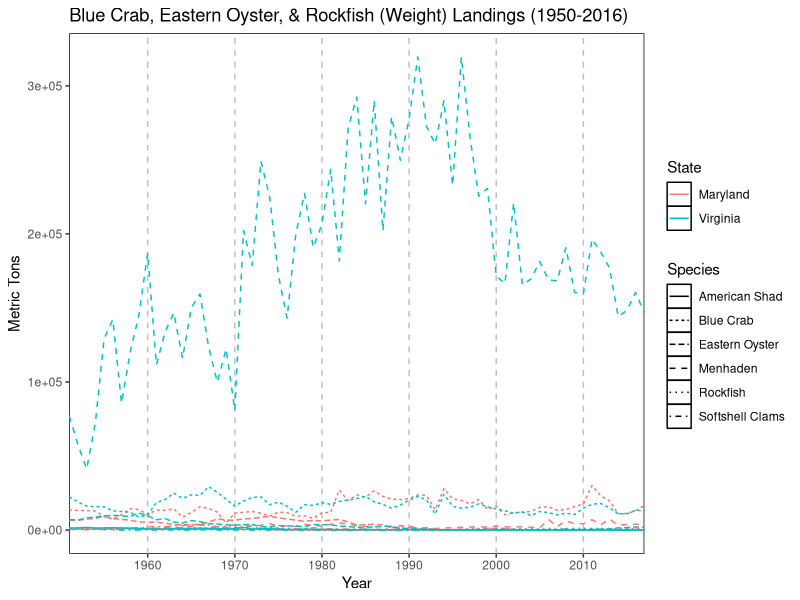
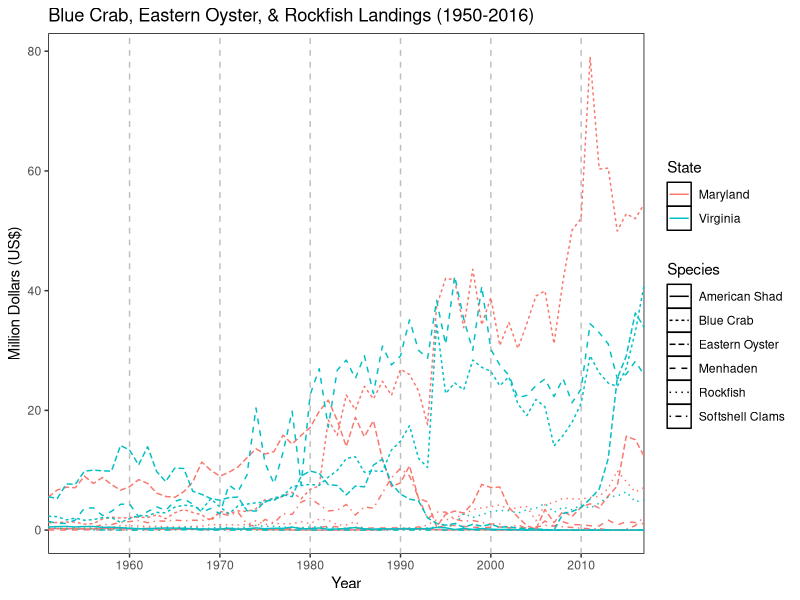
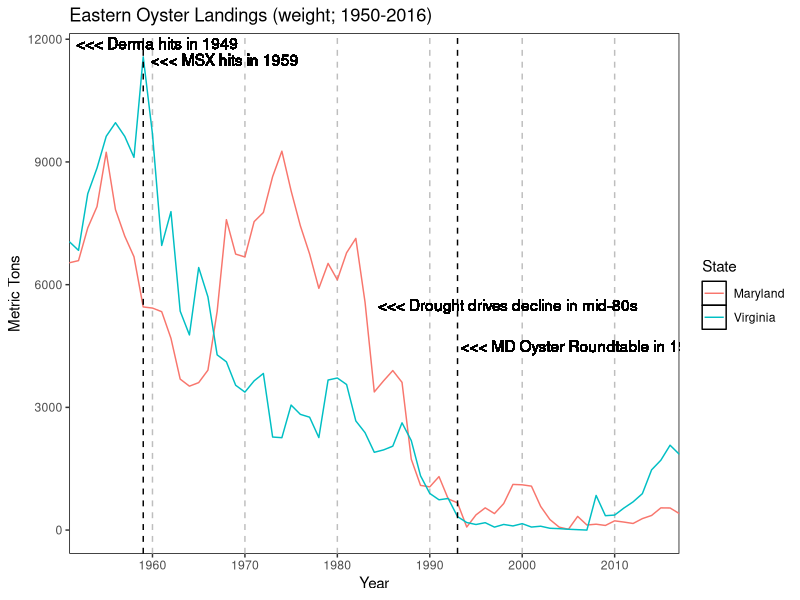
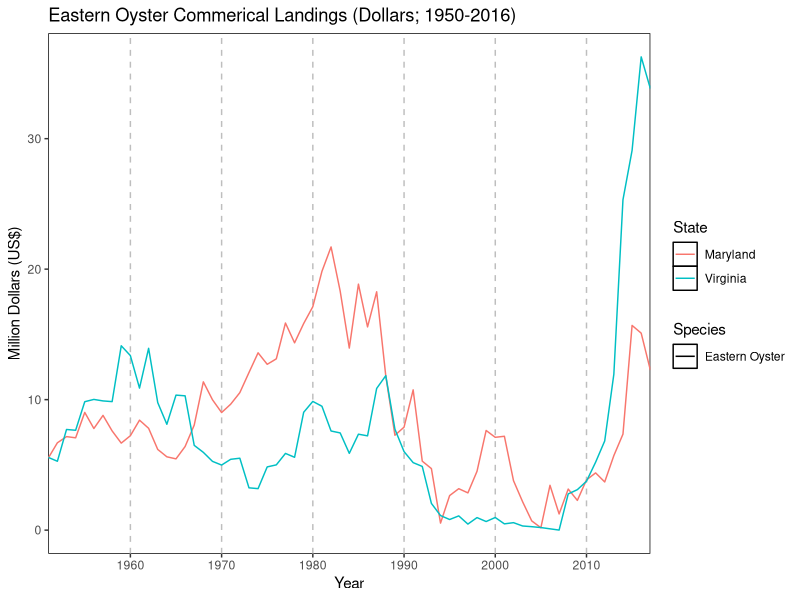
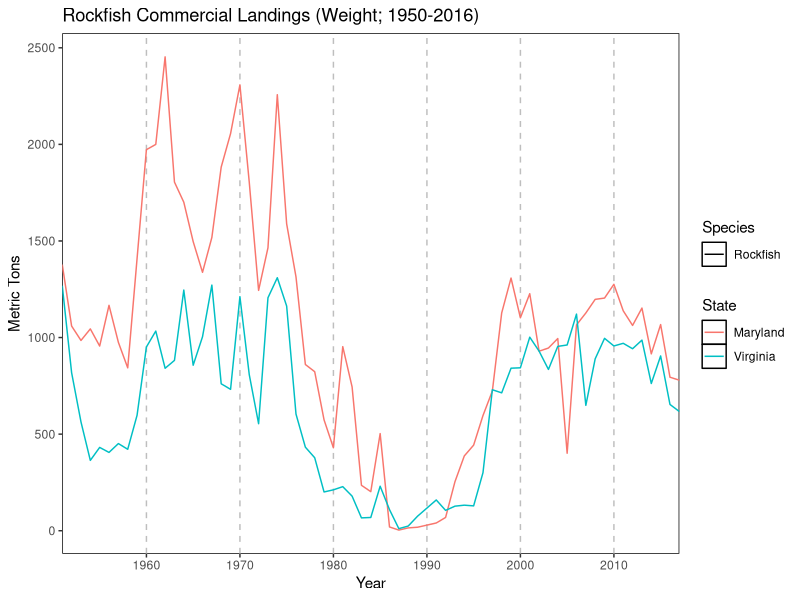
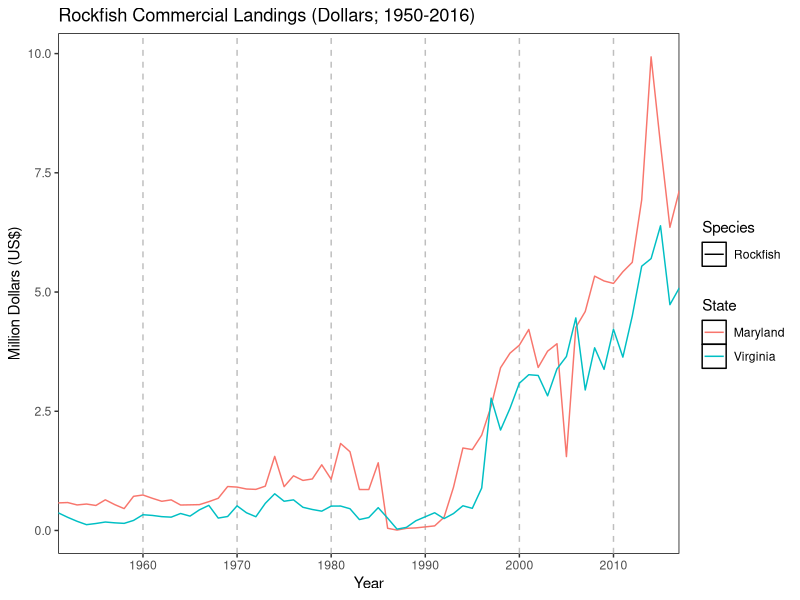
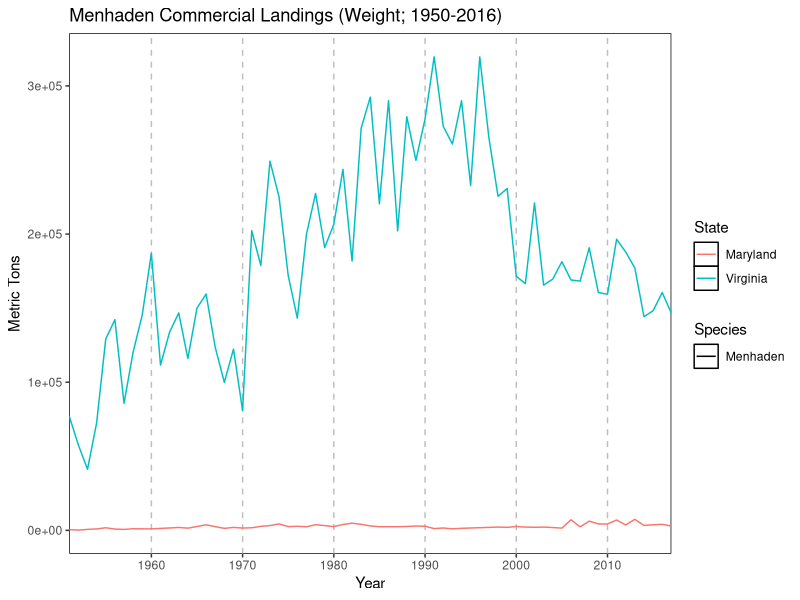
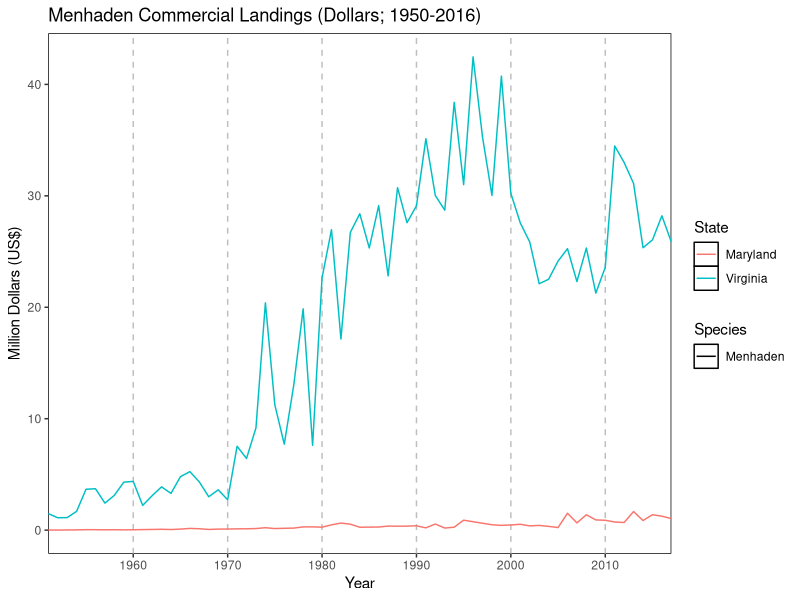

Write the R code that produced these figures, in order.
rm(list=ls())

library(tidyverse)
library(lubridate)

bc <- read.csv('data/landings_bluecrab.csv', skip = 4, stringsAsFactors = FALSE) %>%
  rename(USdollars = X.) %>%
  mutate(Year = as.Date(ISOdate(Year, 12, 31)),
         State = as.character(State),
         Metric.Tons = as.numeric(Metric.Tons),
         Pounds = as.numeric(Pounds),
         USdollars = as.numeric(USdollars)) %>%
  group_by(Year) %>%
  group_by(State, add = TRUE) %>%
  summarise(metric_tons = sum(Metric.Tons), 
            pounds = sum(Pounds),
            dollars = sum(USdollars)) %>%
  mutate(Species = 'Blue Crab')

eo <- read.csv('data/landings_easternoyster.csv', skip = 4, stringsAsFactors = FALSE) %>%
  rename(USdollars = X.) %>%
  mutate(Year = as.Date(ISOdate(Year, 12, 31)),
         State = as.character(State),
         Metric.Tons = as.numeric(Metric.Tons),
         Pounds = as.numeric(Pounds),
         USdollars = as.numeric(USdollars)) %>%
  group_by(Year, State) %>%
  summarise(metric_tons = sum(Metric.Tons), 
            pounds = sum(Pounds),
            dollars = sum(USdollars)) %>%
  mutate(Species = 'Eastern Oyster')

rf <- read.csv('data/landings_rockfish.csv', skip = 4, stringsAsFactors = FALSE) %>%
  rename(USdollars = X.) %>%
  mutate(Year = as.Date(ISOdate(Year, 12, 31)),
         State = as.character(State),
         Metric.Tons = as.numeric(Metric.Tons),
         Pounds = as.numeric(Pounds),
         USdollars = as.numeric(USdollars)) %>%
  group_by(Year, State) %>%
  summarise(metric_tons = sum(Metric.Tons), 
            pounds = sum(Pounds),
            dollars = sum(USdollars)) %>%
  mutate(Species = 'Rockfish')

mh <- read.csv('data/landings_menhaden.csv', skip = 4, stringsAsFactors = FALSE) %>%
  rename(USdollars = X.) %>%
  mutate(Year = as.Date(ISOdate(Year, 12, 31)),
         State = as.character(State),
         Metric.Tons = as.numeric(Metric.Tons),
         Pounds = as.numeric(Pounds),
         USdollars = as.numeric(USdollars)) %>%
  group_by(Year, State) %>%
  summarise(metric_tons = sum(Metric.Tons), 
            pounds = sum(Pounds),
            dollars = sum(USdollars)) %>%
  mutate(Species = 'Menhaden')

as <- read.csv('data/landings_shad.csv', skip = 4, stringsAsFactors = FALSE) %>%
  rename(USdollars = X.) %>%
  mutate(Year = as.Date(ISOdate(Year, 12, 31)),
         State = as.character(State),
         Metric.Tons = as.numeric(Metric.Tons),
         Pounds = as.numeric(Pounds),
         USdollars = as.numeric(USdollars)) %>%
  group_by(Year, State) %>%
  summarise(metric_tons = sum(Metric.Tons), 
            pounds = sum(Pounds),
            dollars = sum(USdollars)) %>%
  mutate(Species = 'American Shad')

cl <- read.csv('data/landings_clams.csv', skip = 4, stringsAsFactors = FALSE) %>%
  rename(USdollars = X.) %>%
  mutate(Year = as.Date(ISOdate(Year, 12, 31)),
         State = as.character(State),
         Metric.Tons = as.numeric(Metric.Tons),
         Pounds = as.numeric(Pounds),
         USdollars = as.numeric(USdollars)) %>%
  group_by(Year) %>%
  group_by(State, add = TRUE) %>%
  summarise(metric_tons = sum(Metric.Tons), 
            pounds = sum(Pounds),
            dollars = sum(USdollars)) %>%
  mutate(Species = 'Softshell Clams')

dat <- rbind(bc, eo, rf, mh, as, cl)



############################################
## BAY (Rockfish, Oyster, & Crabs)
############################################

fig <- ggplot(filter(dat, State %in% c('Maryland', 'Virginia'))) +
  geom_line(aes(Year, metric_tons, color = State, linetype = Species)) + 
  # geom_point(aes(Year, metric_tons, color = State, shape = Species)) +
  scale_x_date(name = 'Year',
               date_breaks = '10 years',
               date_labels = '%Y',
               expand = c(0,0)) +
  scale_y_continuous(name = 'Metric Tons') +
  ggtitle('Blue Crab, Eastern Oyster, & Rockfish (Weight) Landings (1950-2016)') +
  theme(panel.background = element_rect(fill = 'white', color = 'black'),
        panel.grid.major.x = element_line(color = 'grey', linetype = 'dashed'),
        panel.grid.major.y = element_blank(),
        panel.grid.minor = element_blank())
fig

tiff('figures/landings.tiff', height = 7, width = 10, units = 'in', res = 300, compression = 'lzw')
fig
dev.off()

## BAY plot US dollars 
fig <- ggplot(filter(dat, State %in% c('Maryland', 'Virginia'))) +
  geom_line(aes(Year, dollars/1000000, color = State, linetype = Species)) + 
  scale_x_date(name = 'Year',
               date_breaks = '10 years',
               date_labels = '%Y',
               expand = c(0,0)) +
  scale_y_continuous(name = 'Million Dollars (US$)') +
  ggtitle('Blue Crab, Eastern Oyster, & Rockfish Landings (1950-2016)') +
  theme(panel.background = element_rect(fill = 'white', color = 'black'),
        panel.grid.major.x = element_line(color = 'grey', linetype = 'dashed'),
        panel.grid.major.y = element_blank(),
        panel.grid.minor = element_blank())
fig

tiff('figures/dollars.tiff', height = 7, width = 10, units = 'in', res = 300, compression = 'lzw')
fig
dev.off()



######################
## OYSTER
######################

fig <- ggplot(filter(dat, State %in% c('Maryland', 'Virginia'), Species == 'Eastern Oyster')) +
  geom_line(aes(Year, metric_tons, color = State)) + 
  # geom_line(aes(Year, filter(dat$metric_tons, State == 'Maryland', Species == 'Eastern Oyster'))) + 
  # geom_point(aes(Year, metric_tons, color = State, shape = Species)) +
  geom_vline(xintercept = as.Date('1959-01-01'), linetype = 'dashed') +
  geom_vline(xintercept = as.Date('1993-01-01'), linetype = 'dashed') +
  geom_text(x = as.Date('1950-01-01'), y = 11900, label = '<<< Derma hits in 1949',
            hjust = -0.1) +
  geom_text(x = as.Date('1959-01-01'), y = 11500, label = '<<< MSX hits in 1959',
            hjust = -0.05) +
  geom_text(x = as.Date('1983-01-01'), y = 5500, label = '<<< Drought drives decline in mid-80s',
            hjust = -0.05) +
  geom_text(x = as.Date('1992-01-01'), y = 4500, label = '<<< MD Oyster Roundtable in 1993',
            hjust = -0.05) +
  scale_x_date(name = 'Year',
               date_breaks = '10 years',
               date_labels = '%Y',
               expand = c(0,0)) +
  scale_y_continuous(name = 'Metric Tons') +
  ggtitle('Eastern Oyster Landings (weight; 1950-2016)') +
  theme(panel.background = element_rect(fill = 'white', color = 'black'),
        panel.grid.major.x = element_line(color = 'grey', linetype = 'dashed'),
        panel.grid.major.y = element_blank(),
        panel.grid.minor = element_blank())
fig

tiff('figures/oyster_landings.tiff', height = 7, width = 10, units = 'in', res = 300, compression = 'lzw')
fig
dev.off()

## plot US dollars
fig <- ggplot(filter(dat, State %in% c('Maryland', 'Virginia'), Species == 'Eastern Oyster')) +
  # geom_line(aes(Year, dollars/1000000, linetype = Species)) + 
  geom_line(aes(Year, dollars/1000000, color = State, linetype = Species)) + 
  scale_x_date(name = 'Year',
               date_breaks = '10 years',
               date_labels = '%Y',
               expand = c(0,0)) +
  scale_y_continuous(name = 'Million Dollars (US$)') +
  ggtitle('Eastern Oyster Commerical Landings (Dollars; 1950-2016)') +
  theme(panel.background = element_rect(fill = 'white', color = 'black'),
        panel.grid.major.x = element_line(color = 'grey', linetype = 'dashed'),
        panel.grid.major.y = element_blank(),
        panel.grid.minor = element_blank())
fig

tiff('figures/oysters_dollars.tiff', height = 7, width = 10, units = 'in', res = 300, compression = 'lzw')
fig
dev.off()



######################
## ROCKFISH
######################

fig <- ggplot(filter(dat, State %in% c('Maryland', 'Virginia'), Species == 'Rockfish')) +
  geom_line(aes(Year, metric_tons, color = State, linetype = Species)) + 
  # geom_point(aes(Year, metric_tons, color = State, shape = Species)) +
  scale_x_date(name = 'Year',
               date_breaks = '10 years',
               date_labels = '%Y',
               expand = c(0,0)) +
  scale_y_continuous('Metric Tons') +
  ggtitle('Rockfish Commercial Landings (Weight; 1950-2016)') +
  theme(panel.background = element_rect(fill = 'white', color = 'black'),
        panel.grid.major.x = element_line(color = 'grey', linetype = 'dashed'),
        panel.grid.major.y = element_blank(),
        panel.grid.minor = element_blank())
fig

tiff('figures/rockfish_landings.tiff', height = 7, width = 10, units = 'in', res = 300, compression = 'lzw')
fig
dev.off()

## plot US dollars
fig <- ggplot(filter(dat, State %in% c('Maryland', 'Virginia'), Species == 'Rockfish')) +
  # geom_line(aes(Year, dollars/1000000, linetype = Species)) + 
  geom_line(aes(Year, dollars/1000000, color = State, linetype = Species)) + 
  scale_x_date(name = 'Year',
               date_breaks = '10 years',
               date_labels = '%Y',
               expand = c(0,0)) +
  scale_y_continuous(name = 'Million Dollars (US$)') +
  ggtitle('Rockfish Commercial Landings (Dollars; 1950-2016)') +
  theme(panel.background = element_rect(fill = 'white', color = 'black'),
        panel.grid.major.x = element_line(color = 'grey', linetype = 'dashed'),
        panel.grid.major.y = element_blank(),
        panel.grid.minor = element_blank())
fig

tiff('figures/rockfish_dollars.tiff', height = 7, width = 10, units = 'in', res = 300, compression = 'lzw')
fig
dev.off()



######################
## MENHADEN
######################

fig <- ggplot(filter(dat, State %in% c('Maryland', 'Virginia'), Species == 'Menhaden')) +
  geom_line(aes(Year, metric_tons, color = State, linetype = Species)) + 
  # geom_point(aes(Year, metric_tons, color = State, shape = Species)) +
  scale_x_date(name = 'Year',
               date_breaks = '10 years',
               date_labels = '%Y',
               expand = c(0,0)) +
  scale_y_continuous('Metric Tons') +
  ggtitle('Menhaden Commercial Landings (Weight; 1950-2016)') +
  theme(panel.background = element_rect(fill = 'white', color = 'black'),
        panel.grid.major.x = element_line(color = 'grey', linetype = 'dashed'),
        panel.grid.major.y = element_blank(),
        panel.grid.minor = element_blank())
fig

tiff('figures/menhaden_landings.tiff', height = 7, width = 10, units = 'in', res = 300, compression = 'lzw')
fig
dev.off()

## plot US dollars
fig <- ggplot(filter(dat, State %in% c('Maryland', 'Virginia'), Species == 'Menhaden')) +
  # geom_line(aes(Year, dollars/1000000, linetype = Species)) + 
  geom_line(aes(Year, dollars/1000000, color = State, linetype = Species)) + 
  scale_x_date(name = 'Year',
               date_breaks = '10 years',
               date_labels = '%Y',
               expand = c(0,0)) +
  scale_y_continuous(name = 'Million Dollars (US$)') +
  ggtitle('Menhaden Commercial Landings (Dollars; 1950-2016)') +
  theme(panel.background = element_rect(fill = 'white', color = 'black'),
        panel.grid.major.x = element_line(color = 'grey', linetype = 'dashed'),
        panel.grid.major.y = element_blank(),
        panel.grid.minor = element_blank())
fig

tiff('figures/menhaden_dollars.tiff', height = 7, width = 10, units = 'in', res = 300, compression = 'lzw')
fig
dev.off()


######################
## AMERICAN SHAD
######################

fig <- ggplot(filter(dat, State %in% c('Maryland', 'Virginia'), Species == 'American Shad')) +
  geom_line(aes(Year, metric_tons, color = State, linetype = Species)) + 
  # geom_point(aes(Year, metric_tons, color = State, shape = Species)) +
  scale_x_date(name = 'Year',
               date_breaks = '10 years',
               date_labels = '%Y',
               expand = c(0,0)) +
  scale_y_continuous('Metric Tons') +
  ggtitle('American Shad Commercial Landings (Weight; 1950-2016)') +
  theme(panel.background = element_rect(fill = 'white', color = 'black'),
        panel.grid.major.x = element_line(color = 'grey', linetype = 'dashed'),
        panel.grid.major.y = element_blank(),
        panel.grid.minor = element_blank())
fig

tiff('figures/shad_landings.tiff', height = 7, width = 10, units = 'in', res = 300, compression = 'lzw')
fig
dev.off()

## plot US dollars
fig <- ggplot(filter(dat, State %in% c('Maryland', 'Virginia'), Species == 'American Shad')) +
  # geom_line(aes(Year, dollars/1000000, linetype = Species)) + 
  geom_line(aes(Year, dollars/1000000, color = State, linetype = Species)) + 
  scale_x_date(name = 'Year',
               date_breaks = '10 years',
               date_labels = '%Y',
               expand = c(0,0)) +
  scale_y_continuous(name = 'Million Dollars (US$)') +
  ggtitle('American Shad Commercial Landings (Dollars; 1950-2016)') +
  theme(panel.background = element_rect(fill = 'white', color = 'black'),
        panel.grid.major.x = element_line(color = 'grey', linetype = 'dashed'),
        panel.grid.major.y = element_blank(),
        panel.grid.minor = element_blank())
fig

tiff('figures/shad_dollars.tiff', height = 7, width = 10, units = 'in', res = 300, compression = 'lzw')
fig
dev.off()


######################
## SOFTSHELL CLAMS
######################

fig <- ggplot(filter(dat, State %in% c('Maryland', 'Virginia'), Species == 'Softshell Clams')) +
  geom_line(aes(Year, metric_tons, color = State, linetype = Species)) + 
  # geom_point(aes(Year, metric_tons, color = State, shape = Species)) +
  scale_x_date(name = 'Year',
               date_breaks = '10 years',
               date_labels = '%Y',
               expand = c(0,0)) +
  scale_y_continuous('Metric Tons') +
  ggtitle('Softshell Clams Commercial Landings (Weight; 1950-2016)') +
  theme(panel.background = element_rect(fill = 'white', color = 'black'),
        panel.grid.major.x = element_line(color = 'grey', linetype = 'dashed'),
        panel.grid.major.y = element_blank(),
        panel.grid.minor = element_blank())
fig

tiff('figures/clams_landings.tiff', height = 7, width = 10, units = 'in', res = 300, compression = 'lzw')
fig
dev.off()

## plot US dollars
fig <- ggplot(filter(dat, State %in% c('Maryland', 'Virginia'), Species == 'Softshell Clams')) +
  # geom_line(aes(Year, dollars/1000000, linetype = Species)) + 
  geom_line(aes(Year, dollars/1000000, color = State)) + 
  scale_x_date(name = 'Year',
               date_breaks = '10 years',
               date_labels = '%Y',
               expand = c(0,0)) +
  scale_y_continuous(name = 'Million Dollars (US$)') +
  ggtitle('Softshell Clams Commercial Landings (Dollars; 1950-2016)') +
  theme(panel.background = element_rect(fill = 'white', color = 'black'),
        panel.grid.major.x = element_line(color = 'grey', linetype = 'dashed'),
        panel.grid.major.y = element_blank(),
        panel.grid.minor = element_blank())
fig

tiff('figures/clams_dollars.tiff', height = 7, width = 10, units = 'in', res = 300, compression = 'lzw')
fig
dev.off()
